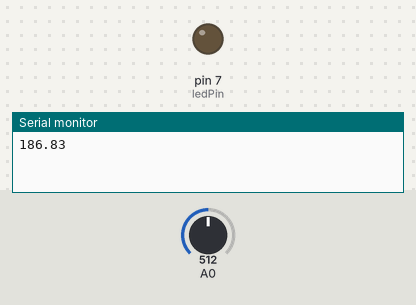
Bench run of a sketch on a simulated Arduino Uno, built with avr-gcc and run on an emulated ATmega328P. Parts: output pins drawn as LEDs (lit = HIGH), the last lines printed to the serial monitor. The inputs (shaded band) are chosen by the test bench; at power-on: A0 = 512.

Above: at 0.1 s.
At 0.6 s:
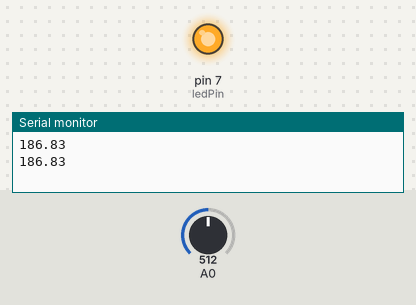
Timing chart, 0 to 2.1 s (numbered marks = the images above):
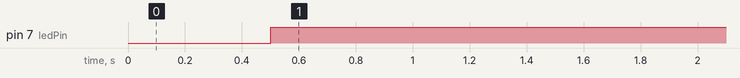

Measured:
- by itself, pin 7 (ledPin): LOW → HIGH at 0.50 s

The sketch:

kadai06.ino
```cpp
int ledPin = 7;

void setup() {
  // put your setup code here, to run once:
  Serial.begin(9600);
  pinMode(ledPin,OUTPUT);
}

void loop() {
  // put your main code here, to run repeatedly:

  float i,g;
  i = analogRead(0);
  g =(i-129)/2.05;

  Serial.println(g);
  delay(500);

  if(g>=28){
    digitalWrite(ledPin,HIGH);
  }else if(g<28){
    digitalWrite(ledPin,LOW);
  }

}
```
